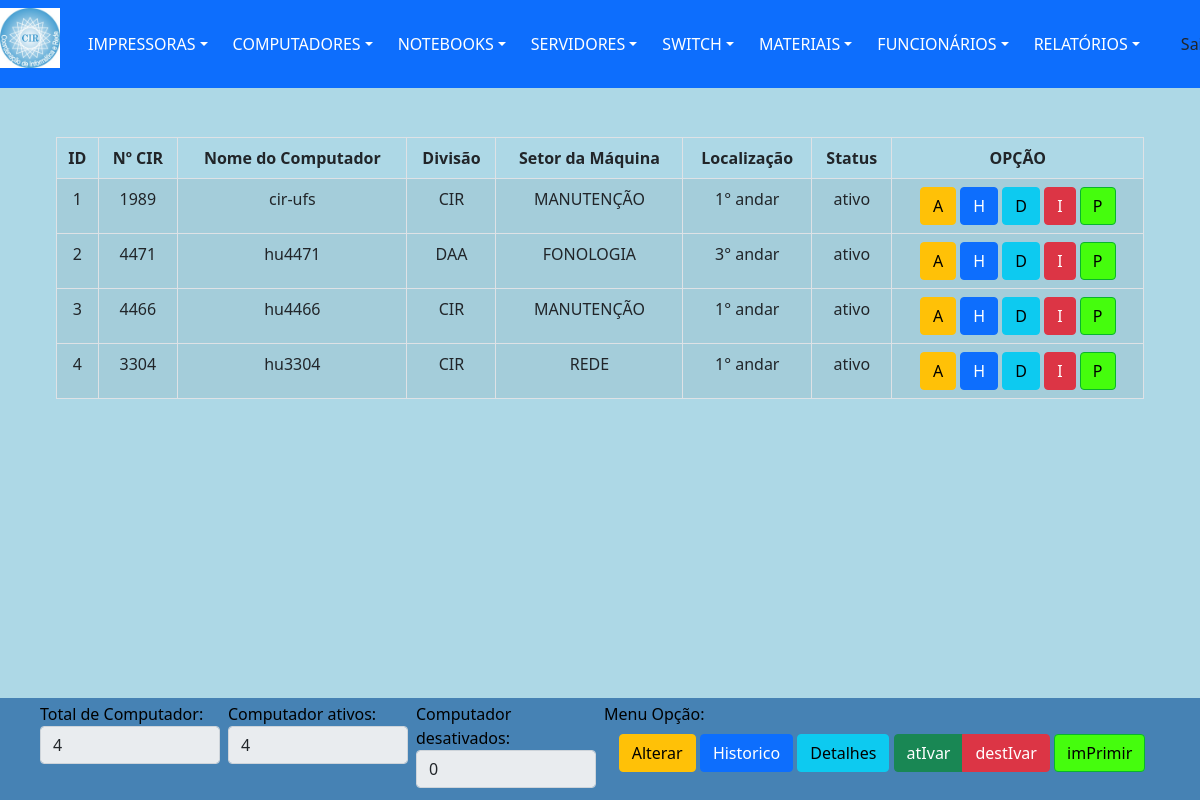
/views/computadorListar.php (signed in), run on an earlier commit of the app's database.
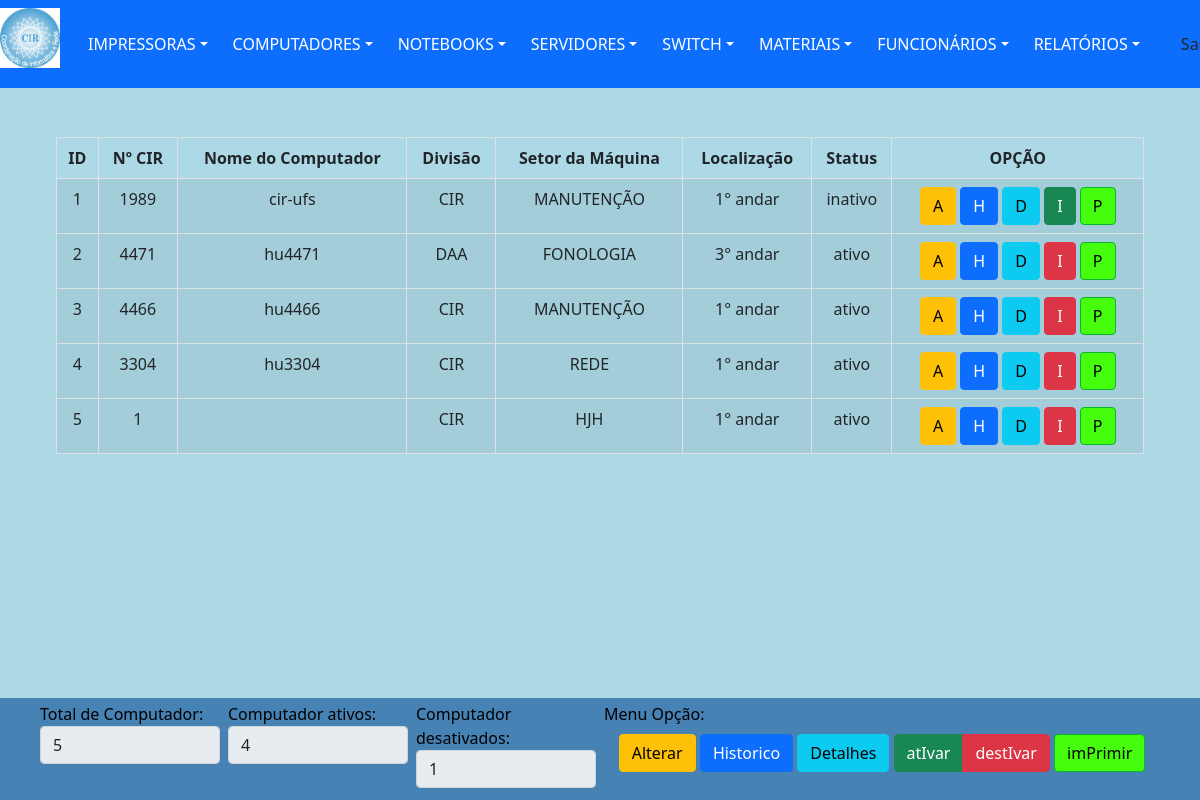
And on a later commit of the database.
### tables this page shows
CREATE TABLE `computador` (
  `idComputador` int(11) NOT NULL,
  `numCir` int(6) DEFAULT NULL,
  `numPatrimonio` int(11) DEFAULT NULL,
  `numPatReitoria` int(11) DEFAULT NULL,
  `nomeComputador` varchar(20) DEFAULT NULL,
  `dataCadastro` date DEFAULT NULL,
  `respCadastro` varchar(30) DEFAULT NULL,
  `dataAltCadastro` date DEFAULT NULL,
  `respAltCadastro` varchar(30) DEFAULT NULL,
  `sistemaOpera` varchar(21) DEFAULT NULL,
  `modelMaquina` varchar(50) DEFAULT NULL,
  `memoria` varchar(10) DEFAULT NULL,
  `numIp` varchar(15) DEFAULT NULL,
  `numMac` varchar(17) DEFAULT NULL,
  `tipoHD` varchar(255) DEFAULT NULL,
  `nomeUsuario` varchar(50) DEFAULT NULL,
  `statusComp` varchar(7) DEFAULT NULL,
  `obs` varchar(255) DEFAULT NULL,
  `idFuncionario` int(11) DEFAULT NULL,
  `idSetor` int(11) DEFAULT NULL,
  `idTipoProcessador` int(11) DEFAULT NULL
);

CREATE TABLE `setor` (
  `idSetor` int(11) NOT NULL,
  `idDivisao` int(11) DEFAULT NULL,
  `localizacao` varchar(10) DEFAULT NULL,
  `ramal` varchar(4) DEFAULT NULL,
  `respSetor` varchar(30) DEFAULT NULL,
  `nomeLocal` varchar(150) DEFAULT NULL
);

CREATE TABLE `divisao` (
  `idDivisao` int(11) NOT NULL,
  `divisao` varchar(10) DEFAULT NULL
);

### dao/DAO-controleCir.php (called while the page is built, shortened)
<?php
	class ControleCirDAO
		{
            public function ListarTudo($nomeTabela)
                {
                    $conn = Database::connect();
                    $conn->exec('SET CHARACTER SET utf8');
                    $sql = "SELECT * FROM $nomeTabela";
                    try
                        {
                            $listar = $conn->query($sql);
                            $buscar = $listar->fetchAll(PDO::FETCH_OBJ);
                            $numRows = $listar->rowCount();
                        }
                    catch (PDOException $exc)
                        {
                            $buscar = $exc->getTraceAsString();
                        }
                    return $buscar;
                }
            public function Buscalocal($idSetor)
                {
                    $conn = Database::connect();
                    $conn->exec('SET CHARACTER SET utf8');
                    $sql = "SELECT * FROM setor s, divisao d
                    WHERE s.idSetor = '$idSetor'
                    AND s.idDivisao = d.idDivisao";
                     try
                        {
                            $listar = $conn->query($sql);
                            $buscar = $listar->fetchAll(PDO::FETCH_OBJ);
                        }
                    catch (PDOException $exc)
                        {
                            $buscar = $exc->getTraceAsString();
                        }
                    return $buscar;
                }
        }
?>

### views/computadorListar.php (the view, shortened to what the changed rows need)
<?php
	include "../template/menuPrincipal.php";
	$inativo = 0;
?>
			<nav class="fixed  navbar navbar-dark">
				<div class="line col-md-12 p-5 position-absolute top-50 bottom-150 end-150">
                    <div class="col-md-12 py-5 px-2">
						<table class="table table-striped table-bordered table-condensed">
							<thead>
								<tr>
									<th>ID</th>
                                    <th>Nº CIR</th>
									<th>Nome do Computador</th>
									<th>Divisão</th>
									<th>Setor da Máquina</th>
									<th>Localização</th>
									<th>Status</th>
									<th>OPÇÃO</th>
								</tr>
							</thead>
							<tbody>
								<?php
									$nomeTabela = "computador";
									require_once '../dao/DAO-controleCir.php';
									$compAltDAO = new ControleCirDAO();
									foreach($compAltDAO-> ListarTudo($nomeTabela)  as $comp)
										{ ?>
											<tr>
												<td>
													<?php
														echo $idComputador = $comp->idComputador;
													?>
												</td>
												<td>
													<?php
														echo $numCir = $comp->numCir;
													?>
												</td>
												<td><?php echo $comp->nomeComputador ?></td>
												<td>
													<?php   $idSetor = $comp->idSetor;
															$setorDAO = new ControleCirDAO();
															foreach($setorDAO->Buscalocal($idSetor) as $Setor)
																{
																	$divisao1= $Setor->divisao;
																	$nomeLocal1 = $Setor->nomeLocal;
																	$localizacao1 = $Setor->localizacao;
																	echo $divisao1;
																}
													?>
												</td>
												<td><?php echo $nomeLocal1?></td>
												<td><?php echo $localizacao1?></td>
												<td><?php echo $statusComp = $comp->statusComp?></td>
												<td class='operations'>
                                                    <div class="btn-group pull-left" >
                                                        <a href="./computadorAlterar.php?action=1&id=<?php echo $comp->idComputador;?> " class="btn btn-small btn-warning table-edit">A<i class="icon-edit"></i></a>
                                                    </div>
                                                    <div class="btn-group pull-left">
                                                    	<a href="./historicoComp.php?action=1&id=<?php echo $comp->idComputador; ?>" class="btn btn-primary">H<i class="icon-remove"></i></a>
                                                    </div>
                                                    <div class="btn-group pull-left">
                                                        <a href="./computadorDetalhes.php?action=1&id=<?php echo $comp->idComputador; ?>" class="btn btn-info">D<i class="icon-remove"></i></a>
                                                    </div>
                                                    <div class="btn-group pull-left">
														<?php
                                                            if($statusComp != "ativo")
                                                                {
                                                                    $html = "<a href='../controllers/ativarDesativarComp.php?action=1&id=$idComputador' class='btn btn-small btn-success'>I<i class='icon-remove'></i></a>";
                                                                    $inativo++;
																	echo $html;
                                                                }
															else
                                                                {
                                                                    $html = "<a href='../controllers/ativarDesativarComp.php?action=2&id=$idComputador' class='btn btn-small btn-danger'>I<i class='icon-remove'></i></a>";
																	echo $html;
                                                                }
                                                        ?>
                                                    </div>
													<div class="btn-group pull-left">
                                                        <a href="../gerarPdf/computadorImprimirDados.php?action=1&id=<?php echo $comp->idComputador; ?>" target="_blank" class="btn btn-small btn-ufs">P<i class="icon-remove"></i></a>
                                                    </div>
                                                </td>
											<tr>
										<?php
										} ?>
							</tbody>
						</table>
					</div>
				</div>
			</nav>
		<div class="fixed-bottom p-1 px-md-5 col-md-12 bg-ufs text-black1">
			<div class="row">
				<div class="col px-md-1 col-md-2">
					<label for="inputSuccess" class="control-label">Total de Computador:</label>
					<input type="text" class="form-control" value="<?php echo $_SESSION['numUser'];?>" readonly >
				</div>
				<div class="col px-md-1 col-md-2">
					<label for="inputSuccess" class="control-label">Computador desativados:</label>
					<input type="text" class="form-control" value="<?php echo $inativo;?>" readonly>
				</div>
				<div class="col px-md-1 col-md-6">
							<table class="table table-borderless">
								<thead>
									<tr>
										<th>
											<div class="btn-group pull-left" >
												<a class="btn btn-small btn-warning table-edit">Alterar<i class="icon-edit"></i></a>
											</div>
											<div class="btn-group pull-left">
												<a class="btn btn-primary">Historico<i class="icon-remove"></i></a>
											</div>
											<div class="btn-group pull-left">
												<a class="btn btn-info">Detalhes<i class="icon-remove"></i></a>
											</div>
											<div class="btn-group pull-left">
												<a class="btn btn-small btn-success">atIvar<i class="icon-remove"></i></a>
												<a class="btn btn-small btn-danger">destIvar<i class="icon-remove"></i></a>
											</div>
											<div class="btn-group pull-left">
												<a class="btn btn-small btn-ufs">imPrimir<i class="icon-remove"></i></a>
											</div>
										</th>
									</tr>
								</thead>
							</table>
				</div>
			</div>
		</div>
	</body>
</html>

What changed in the data, as far as the page shows it:
changed computador "cir-ufs": statusComp "ativo" → "inativo"
added computador: idComputador "5", numCir "1", idSetor.nomeLocal "HJH", idSetor.localizacao "1° andar", statusComp "ativo"
added setor: idDivisao.divisao "CIR", shown under "5"
Also different on the page:
form field numUser: "4" → "5"
form field value: "0" → "1"
